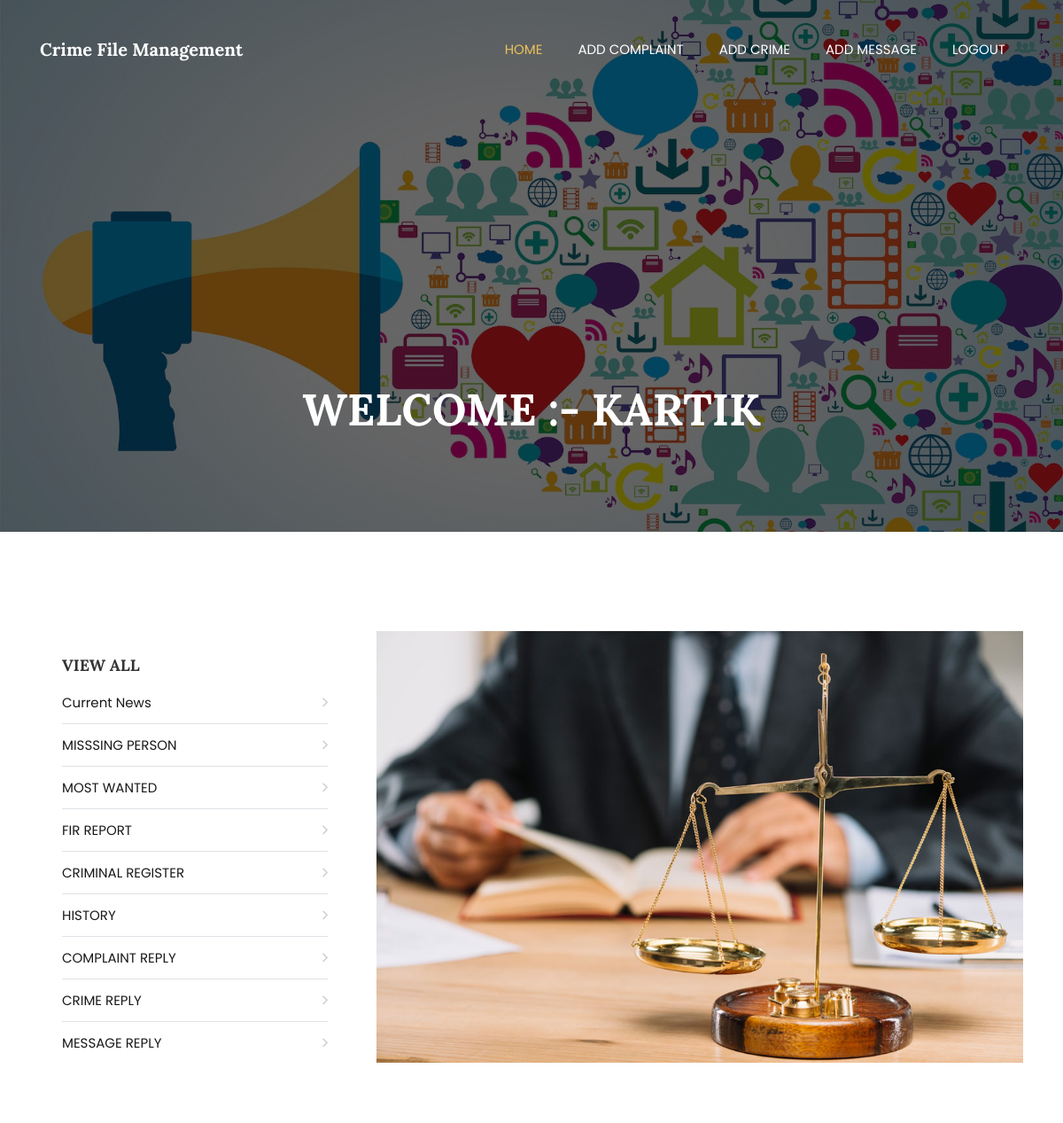
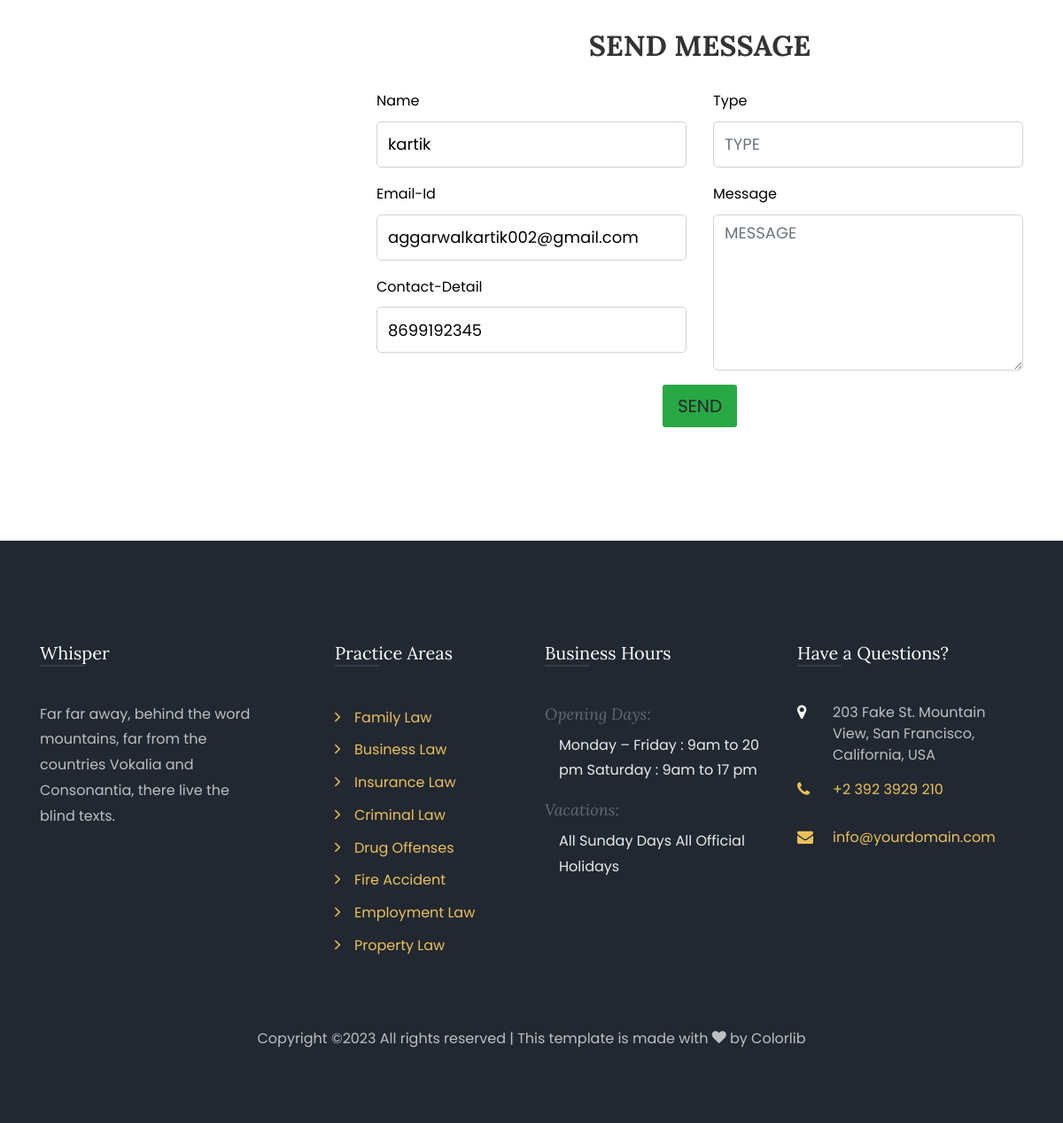
The app's page /u_message/ (signed in) with its own data (2 pictures, top to bottom).
### crime/models.py (models this page shows, shortened)
class Newuser(models.Model):
	p_id = models.AutoField(primary_key=True)
	name=models.CharField(max_length=100)
	email=models.CharField(max_length=100)
	pwd=models.CharField(max_length=100)
	no=models.CharField(max_length=100)
	pincode=models.CharField(max_length=100)
	img= models.ImageField(upload_to = 'pictures/')
	address=models.TextField(max_length=500)

### crime/views.py (the view)
# urls.py: path('u_message/',views.u_message),
def u_message(request):
	if request.method=="POST":
		a=request.POST['t1']
		b=request.POST['t2']
		c=request.POST['t3']
		d=request.POST['t5']
		e=request.POST['t6']
		data=Addmessage(name=a,email=b, no=c, type1=d,msg=e,rpy='PENDING')
		data.save()
		return redirect("/s_message/")
	else:
		if request.session.has_key('email'):
			email = request.session['email']
			data=Newuser.objects.filter(email=email).all()
			return render(request,"template/u_message.html", {"usernames" : data})
		else:
			return redirect('/login/')

### crime/template/u_message.html (shortened to what this page needs)
{% load static %}
{% include 'template/usermenu.html' %}
    <section class="hero-wrap hero-wrap-2"
    style="background-image: url({% static 'my/q1.jpg' %}); background-size: cover;" data-stellar-background-ratio="0.5">
      <div class="overlay"></div>
      <div class="container">
        <div class="row no-gutters slider-text align-items-end justify-content-center">
          <div class="col-md-9 ftco-animate pb-5 text-center">
            {% for single in usernames %}
            <h1 class="mb-3 bread" style="text-transform: uppercase;">WELCOME :- {{single.name}}</h1>
            {% endfor %}
            <p class="breadcrumbs"><span class="mr-2">
          </div>
        </div>
      </div>
    </section>
    <section class="ftco-section ftco-degree-bg">
      <div class="container">
        <div class="row">
          <div class="col-lg-8 order-md-last ftco-animate">
            <p>
              <img src="images/practice-1.jpg" alt="" class="img-fluid">
            </p>
            <div class="row mt-5 pt-5">
              <div class="col-md-12">
                <h2 class="mb-4 font-weight-bold" style="text-align: center;">SEND MESSAGE</h2>
              </div>
              <div class="col-lg-12">
                {% for single in usernames %}
    <form action="" method="post">
      <div class="row">
        <div class="col-md-6">
      <div class="form-group">
        <label style="color: black;">Name</label>
    <input type="text" class="form-control" name="t1" value="{{single.name}}" disabled="disabled">
    </div>
    <div class="form-group">
        <label style="color: black;">Email-Id</label>
    <input type="text" class="form-control" name="t2" value="{{single.email}}" disabled="disabled">
    </div>
    <div class="form-group">
        <label style="color: black;">Contact-Detail</label>
    <input type="text" class="form-control" name="t3" value="{{single.no}}" disabled="disabled">
   </div>
   </div>
     <div class="col-md-6">
      <div class="form-group">
        <label style="color: black;">Type</label>
    <input type="text" class="form-control" name="t5" placeholder="TYPE">
    </div>
      <div class="form-group">
        <label style="color: black;">Message</label>
    <textarea class="form-control" name="t6" placeholder="MESSAGE" rows="6"></textarea>
    </div>
   </div>
</div>
    <div class="col-md-12">
    <div class="form-group" style="text-align: center;">
    <input type="submit" class="btn btn-lg bg-success" value="SEND">
    </div>
  </div>
                </form>
                {% endfor %}
              </div>
            </div>
          </div>
          {% include 'template/user_sidebar.html' %}
      </div>
    </section>
    {% include 'template/userfooter.html' %}

### records on screen
Newuser: name "KARTIK", t1 "kartik", t2 "aggarwalkartik002@gmail.com", t3 "8699192345"
